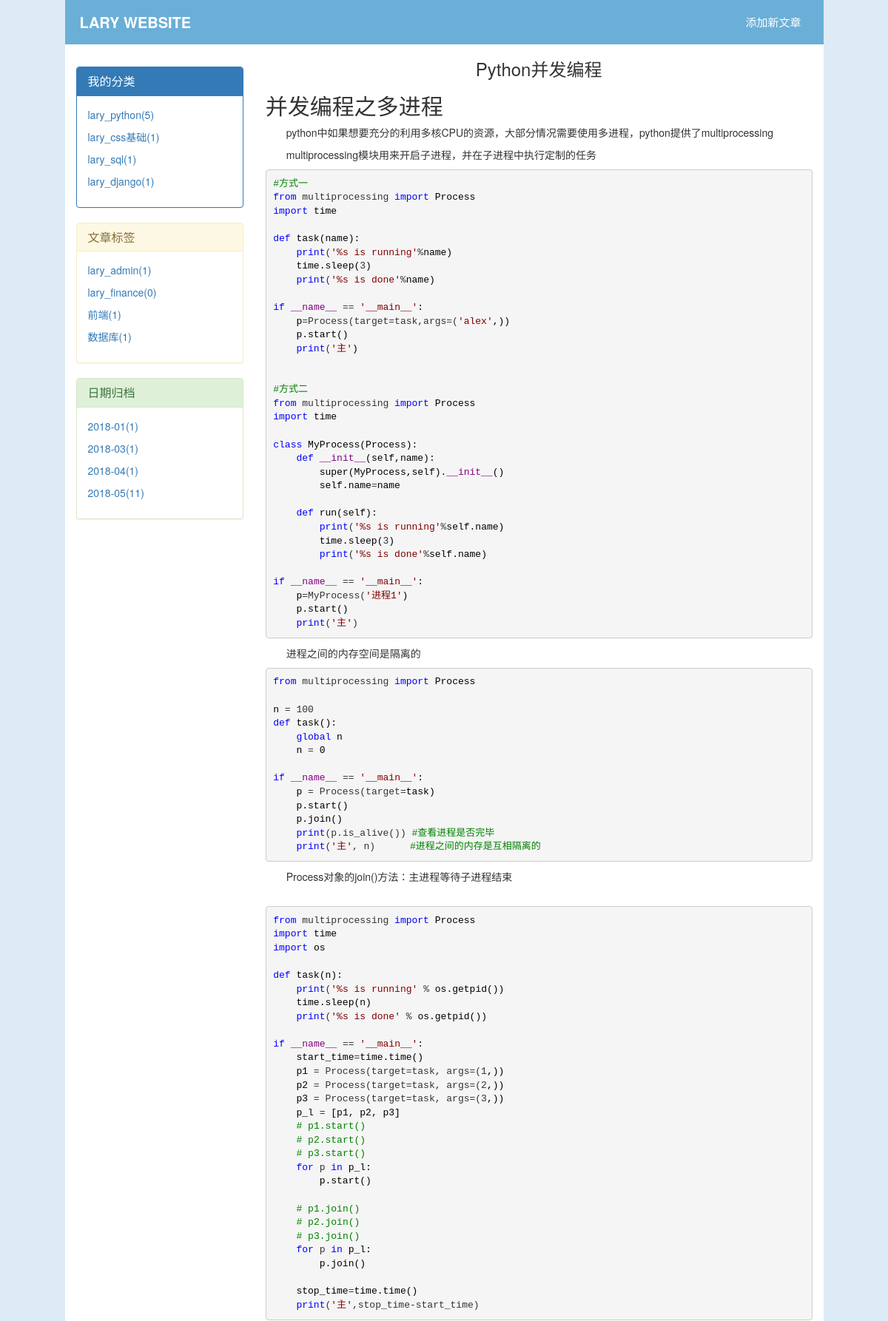
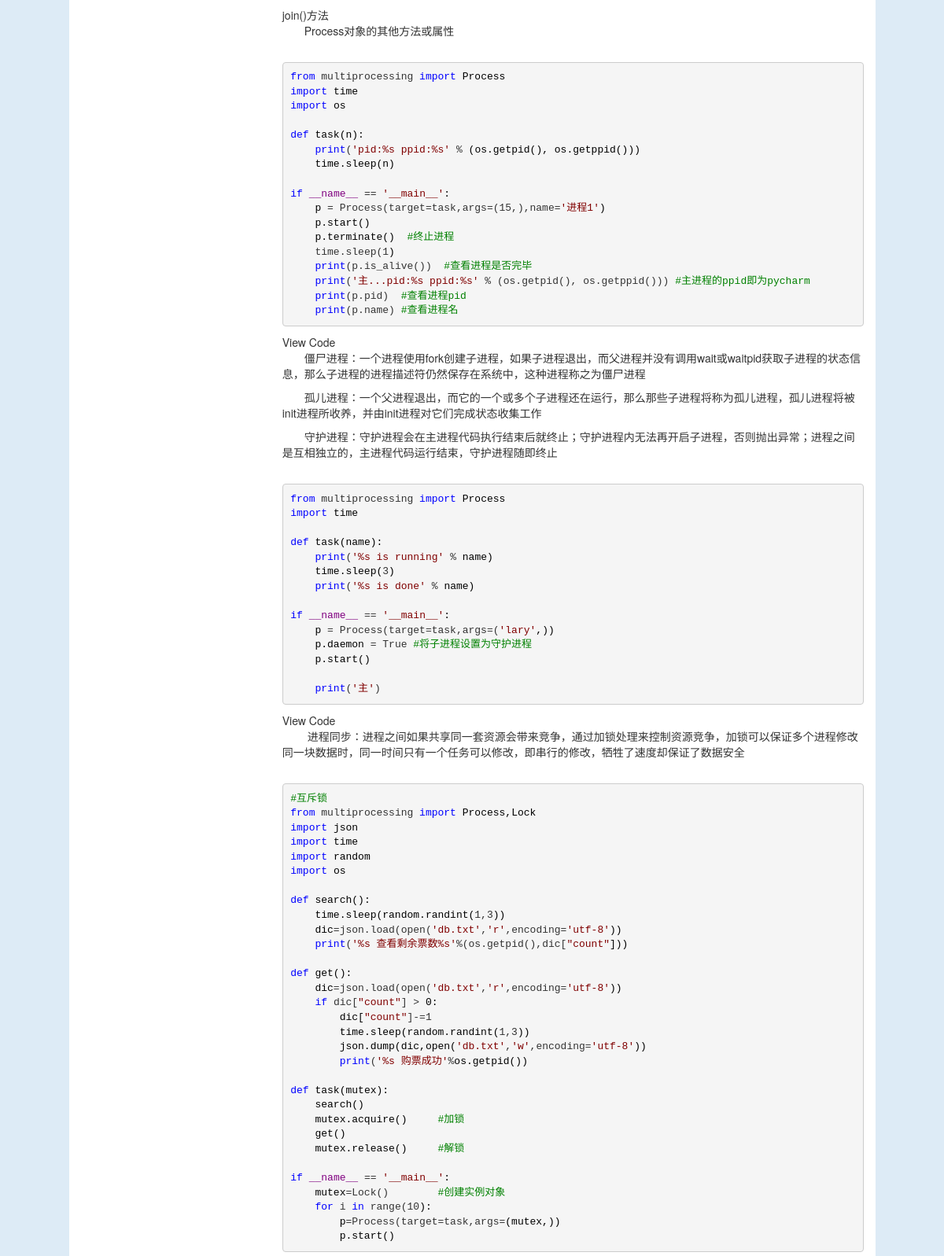
The page /blog/lary/articles/5 (upper part) on the database its author committed (2 pictures, top to bottom).
### blog/models.py (models this page shows, shortened)
class Blog(models.Model):
    nid = models.AutoField(primary_key=True)
    title = models.CharField(verbose_name='个人博客标题',max_length=64)
    site = models.CharField(verbose_name='个人博客后缀',max_length=32,unique=True)
    theme = models.CharField(verbose_name='博客主题',max_length=32)

class Category(models.Model):
    nid = models.AutoField(primary_key=True)
    title = models.CharField(verbose_name='分类标题',max_length=32)
    blog = models.ForeignKey(verbose_name='所属博客',to='Blog',to_field='nid')

class Tag(models.Model):
    nid = models.AutoField(primary_key=True)
    title = models.CharField(verbose_name='标签名称', max_length=32)
    blog = models.ForeignKey(verbose_name='所属博客', to='Blog', to_field='nid')

class Article(models.Model):
    nid = models.AutoField(primary_key=True)
    title = models.CharField(verbose_name='文章标题',max_length=50)
    desc = models.CharField(verbose_name='文章描述',max_length=255)
    create_time = models.DateTimeField(verbose_name='创建时间',auto_now_add=True)
    category = models.ForeignKey(to='Category',to_field='nid',null=True)
    user = models.ForeignKey(verbose_name='作者',to='UserInfo',to_field='nid')
    tags = models.ManyToManyField(
        to='Tag',
        through='Article2Tag',
        through_fields=('article','tag'),
    )
    comment_count = models.IntegerField(default=0)
    up_count = models.IntegerField(default=0)
    down_count = models.IntegerField(default=0)

class ArticleDetail(models.Model):
    nid = models.AutoField(primary_key=True)
    content = models.TextField()
    article = models.OneToOneField(to='Article', to_field='nid')

### blog/views.py (the view)
# urls.py: url(r'^(?P<username>\w+)/articles/(?P<article_id>\d+)',views.article_detail),
def article_detail(request,username,article_id):
    user = UserInfo.objects.filter(username=username).first()
    blog = user.blog
    article_obj = Article.objects.filter(pk=article_id).first()
    comment_list = Comment.objects.filter(article_id=article_id)
    return render(request,"article_detail.html",locals())

### blog/templatetags/my_tags.py (called while the page is built)
@register.inclusion_tag("menu.html")
def get_query_data(username):
    user = UserInfo.objects.filter(username=username).first()
    blog = user.blog
    cate_list = Category.objects.filter(blog=blog).annotate(c=Count("article")).values_list("title","c")
    tag_list = Tag.objects.filter(blog=blog).annotate(c=Count("article")).values_list("title","c")
    data_list = Article.objects.filter(user=user).extra(select={"time":"strftime('%%Y-%%m',create_time)"}).\
        values("time").annotate(c=Count("title")).values_list("time","c")
    return {"username":username,"cate_list":cate_list,"tag_list":tag_list,"date_list":data_list,"blog":blog}

### templates/article_detail.html (shortened to what this page needs)
{% extends "base.html" %}
{% block content %}
    <h3 class="text-center">{{ article_obj.title }}</h3>
    <div>
        {{ article_obj.articledetail.content|safe }}
    </div>
    </div>
    <div class="row">
    </div>
{% endblock %}

### templates/base.html (shortened to what this page needs)
<!DOCTYPE html>
<html lang="en">
<head>
    <link rel="stylesheet" href="/static/css/article_detail.css">
    <link rel="stylesheet" href="/static/bs/css/bootstrap.min.css">
</head>
<body>
<div class="row" style="background-color:#5ea2d636 ">
    <div class="col-md-10" style="background-color: white" id="text">
    <div class="header" >
    <p class="title">
        <a id='myfont' href="/blog/{{ username }}">{{ blog.title }}</a>
        <a href="/blog/add_article/" class="pull-right" style="font-size: 15px;margin-right:30px;color:white">添加新文章</a>
    </p>
</div>
    <div class="container-fluid">
    <div class="row">
        <div class="col-md-3">
            {% load my_tags %}
            {% get_query_data username %}
        </div>
        <div class="col-sm-9">
            {% block content %}
            {% endblock %}
        </div>
    </div>
</div>
    </div>
</body>
</html>

### templates/menu.html
<div>
    <div class="bs-example" style="margin-top:30px;">
        <div class="panel panel-primary">
            <div class="panel-heading">
                <h3 class="panel-title">我的分类</h3>
            </div>
            <div class="panel-body">
                {% for cate in cate_list %}
                    <p><a href="/blog/{{ username }}/cate/{{ cate.0 }}">{{ cate.0 }}({{ cate.1 }})</a></p>
                {% endfor %}
            </div>
        </div>
        <div class="panel panel-warning">
            <div class="panel-heading">
                <h3 class="panel-title">文章标签</h3>
            </div>
            <div class="panel-body">
                {% for tag in tag_list %}
                    <p><a href="/blog/{{ username }}/tag/{{ tag.0 }}">{{ tag.0 }}({{ tag.1 }})</a></p>
                {% endfor %}
            </div>
        </div>
        <div class="panel panel-success">
            <div class="panel-heading">
                <h3 class="panel-title">日期归档</h3>
            </div>
            <div class="panel-body">
                {% for date in date_list %}
                    <p><a href="/blog/{{ username }}/achrive/{{ date.0 }}">{{ date.0 }}({{ date.1 }})</a></p>
                {% endfor %}
            </div>
        </div>
    </div>
</div>

### templates/base.html (style rules this page uses)
* { margin:0; padding:0; }
.header { width:100%; height:60px; background-color: #0378bb96; line-height:60px; }
.header .title { font-size:20px; font-weight:100; color:white; margin-left:20px; }
#text { margin:0; padding: 0; }
#myfont { color:white; font-size:100%; font-weight:bold; }

### rows shown on the page
Blog: title "LARY WEBSITE"
Category: title "lary_python", cate "5"
Category: title "lary_css基础", cate "1"
Category: title "lary_sql", cate "1"
Category: title "lary_django", cate "1"
Tag: title "lary_admin", tag "1"
Tag: title "lary_finance", tag "0"
Tag: title "数据库", tag "1"
Article: title "Python并发编程", articledetail.content "并发编程之多进程 python中如果想要充分的利用多核CPU的资源，大部分情况需要使用多进程，python提供了multiprocessing multiprocessing模块用来开启子进程，并在子进程中执行定制的任务 # 方式一 from multiprocessing import Process import time def task(name): print ( ' %s is running ' % name) time.sleep( 3 ) print ( ' %s is done ' % name) if __name__ == ' __main__ ' : p =Process(target=task,args=( ' alex ' ,)) p.start() print ( ' 主 ' ) # 方式二 from multiprocessing import Process import time class MyProcess(Process): def __init__ (self,name): super(MyProcess,self). __init__ () self.name = name def run(self): print ( ' %s is running ' % self.name) time.sleep( 3 ) print ( ' %s is done ' % self.name) if __name__ == ' __main__ ' : p =MyProcess( ' 进程1 ' ) p.start() print ( '…"

### other values the page prints
{{ tag.0 }} "前端"
{{ tag.1 }} "1"
{{ date.0 }} "2018-01" "2018-03" "2018-04" "2018-05"
{{ date.1 }} "1" "1" "1" "11"
